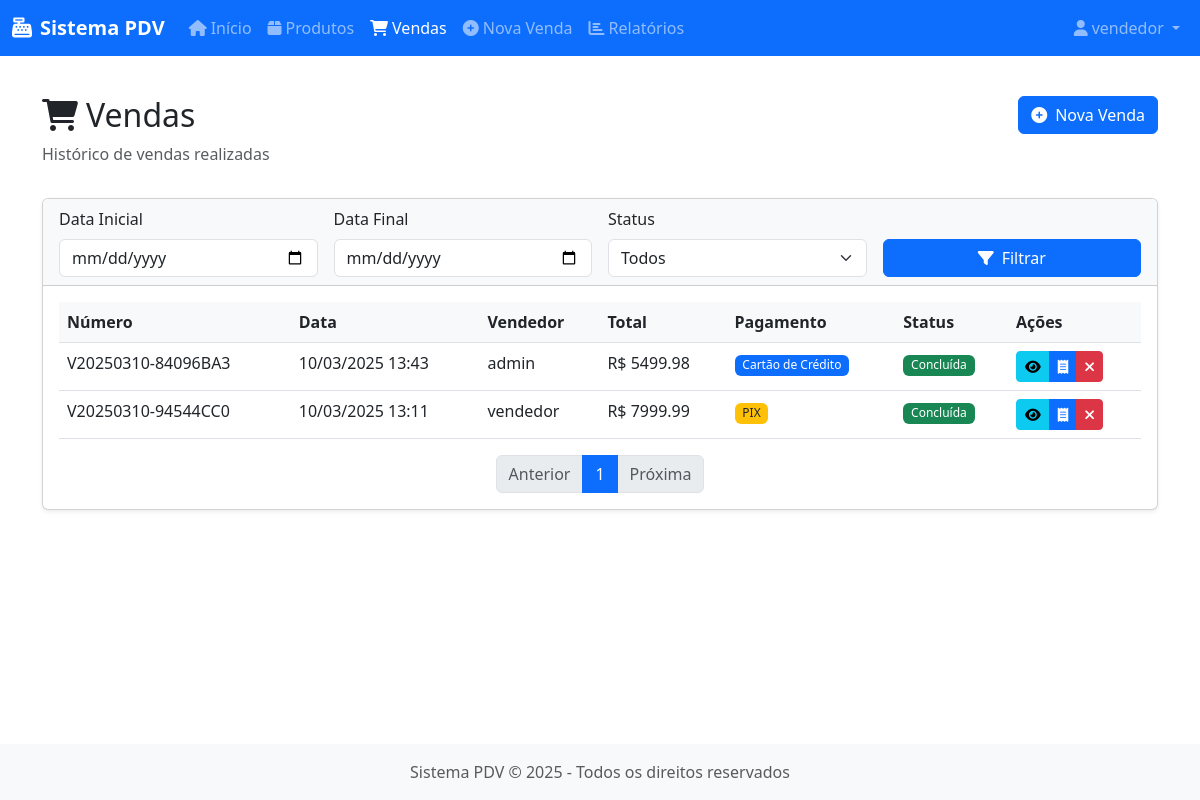
The page /sales (signed in) on the database its author committed.
### app/models/user.py (models this page shows, shortened)
class User(UserMixin, db.Model):
    __tablename__ = 'users'
    id = db.Column(db.Integer, primary_key=True)
    username = db.Column(db.String(64), unique=True, index=True, nullable=False)
    email = db.Column(db.String(120), unique=True, index=True, nullable=False)
    password_hash = db.Column(db.String(128), nullable=False)
    role = db.Column(db.String(20), default='vendedor')  # 'admin' ou 'vendedor'
    created_at = db.Column(db.DateTime, default=datetime.utcnow)
    last_login = db.Column(db.DateTime, nullable=True)
    active = db.Column(db.Boolean, default=True)
    sales = db.relationship('Sale', backref='seller', lazy='dynamic')
    def is_admin(self):
        return self.role == 'admin'

### app/models/sale.py (models this page shows, shortened)
class Sale(db.Model):
    __tablename__ = 'sales'
    id = db.Column(db.Integer, primary_key=True)
    sale_number = db.Column(db.String(20), unique=True, nullable=False)
    user_id = db.Column(db.Integer, db.ForeignKey('users.id'), nullable=False)
    total_amount = db.Column(db.Float, nullable=False, default=0.0)
    payment_method = db.Column(db.String(20), nullable=False)
    payment_details = db.Column(db.Text, nullable=True)  # JSON com detalhes do pagamento
    status = db.Column(db.String(20), default='concluída')  # 'concluída', 'cancelada', 'pendente'
    created_at = db.Column(db.DateTime, default=datetime.utcnow)
    items = db.relationship('SaleItem', backref='sale', lazy='dynamic', cascade='all, delete-orphan')

### app/routes/sales.py (the view)
@sales.route('/sales')
@login_required
def index():
    page = request.args.get('page', 1, type=int)
    status = request.args.get('status', 'all')
    query = Sale.query
    if status != 'all':
        query = query.filter_by(status=status)
    start_date = request.args.get('start_date')
    end_date = request.args.get('end_date')
    if start_date:
        start_date = datetime.strptime(start_date, '%Y-%m-%d')
        start_date = datetime.combine(start_date, datetime.min.time())
        query = query.filter(Sale.created_at >= start_date)
    if end_date:
        end_date = datetime.strptime(end_date, '%Y-%m-%d')
        end_date = datetime.combine(end_date, datetime.max.time())
        query = query.filter(Sale.created_at <= end_date)
    sales_list = query.order_by(Sale.created_at.desc()).paginate(page=page, per_page=20)
    return render_template('sales/index.html',
                          sales=sales_list,
                          status=status,
                          start_date=request.args.get('start_date', ''),
                          end_date=request.args.get('end_date', ''))

### app/__init__.py (called while the page is built)
def create_app(config_class=Config):
    app = Flask(__name__)
    app.config.from_object(config_class)
    db.init_app(app)
    migrate.init_app(app, db)
    login_manager.init_app(app)
    from app.routes.auth import auth as auth_blueprint
    app.register_blueprint(auth_blueprint)
    from app.routes.main import main as main_blueprint
    app.register_blueprint(main_blueprint)
    from app.routes.products import products as products_blueprint
    app.register_blueprint(products_blueprint)
    from app.routes.sales import sales as sales_blueprint
    app.register_blueprint(sales_blueprint)
    from app.routes.reports import reports as reports_blueprint
    app.register_blueprint(reports_blueprint)
    @app.context_processor
    def inject_now():
        return {'now': datetime.utcnow()}
    with app.app_context():
        db.create_all()
    return app

### app/models/user.py (called while the page is built)
@login_manager.user_loader
def load_user(user_id):
    return User.query.get(int(user_id))

### app/templates/sales/index.html (shortened to what this page needs)
{% extends "base.html" %}
{% block content %}
<div class="row mb-3">
    <div class="col">
        <h2><i class="fas fa-shopping-cart me-2"></i>Vendas</h2>
        <p class="text-muted">Histórico de vendas realizadas</p>
    </div>
    <div class="col-auto">
        <a href="{{ url_for('sales.new') }}" class="btn btn-primary">
            <i class="fas fa-plus-circle me-2"></i>Nova Venda
        </a>
    </div>
</div>
<div class="card mb-4">
    <div class="card-header bg-light">
        <form method="GET" action="{{ url_for('sales.index') }}" class="row g-3">
            <div class="col-md-3">
                <label for="start_date" class="form-label">Data Inicial</label>
                <input type="date" class="form-control" id="start_date" name="start_date" value="{{ start_date }}">
            </div>
            <div class="col-md-3">
                <label for="end_date" class="form-label">Data Final</label>
                <input type="date" class="form-control" id="end_date" name="end_date" value="{{ end_date }}">
            </div>
            <div class="col-md-3">
                <label for="status" class="form-label">Status</label>
                <select class="form-select" id="status" name="status">
                    <option value="all" {% if status == 'all' %}selected{% endif %}>Todos</option>
                </select>
            </div>
            <div class="col-md-3 d-flex align-items-end">
                <button type="submit" class="btn btn-primary w-100">
                    <i class="fas fa-filter me-2"></i>Filtrar
                </button>
            </div>
        </form>
    </div>
    <div class="card-body">
        {% if sales.items %}
        <div class="table-responsive">
            <table class="table table-hover">
                <thead>
                    <tr>
                        <th>Número</th>
                        <th>Data</th>
                        <th>Vendedor</th>
                        <th>Total</th>
                        <th>Pagamento</th>
                        <th>Status</th>
                        <th>Ações</th>
                    </tr>
                </thead>
                <tbody>
                    {% for sale in sales.items %}
                    <tr>
                        <td>{{ sale.sale_number }}</td>
                        <td>{{ sale.created_at.strftime('%d/%m/%Y %H:%M') }}</td>
                        <td>{{ sale.seller.username }}</td>
                        <td>R$ {{ "%.2f"|format(sale.total_amount) }}</td>
                        <td>
                            {% if sale.payment_method == 'dinheiro' %}
                            <span class="badge bg-success">Dinheiro</span>
                            {% elif sale.payment_method == 'cartao_credito' %}
                            <span class="badge bg-primary">Cartão de Crédito</span>
                            {% elif sale.payment_method == 'cartao_debito' %}
                            <span class="badge bg-info">Cartão de Débito</span>
                            {% elif sale.payment_method == 'pix' %}
                            <span class="badge bg-warning text-dark">PIX</span>
                            {% else %}
                            <span class="badge bg-secondary">{{ sale.payment_method }}</span>
                            {% endif %}
                        </td>
                        <td>
                            {% if sale.status == 'concluída' %}
                            <span class="badge bg-success">Concluída</span>
                            {% elif sale.status == 'cancelada' %}
                            <span class="badge bg-danger">Cancelada</span>
                            {% elif sale.status == 'pendente' %}
                            <span class="badge bg-warning text-dark">Pendente</span>
                            {% endif %}
                        </td>
                        <td>
                            <div class="btn-group btn-group-sm">
                                <a href="{{ url_for('sales.show', sale_id=sale.id) }}" class="btn btn-info" title="Detalhes">
                                    <i class="fas fa-eye"></i>
                                </a>
                                <a href="{{ url_for('sales.receipt', sale_id=sale.id) }}" class="btn btn-primary" title="Recibo">
                                    <i class="fas fa-receipt"></i>
                                </a>
                                {% if sale.status != 'cancelada' %}
                                <button type="button" class="btn btn-danger" title="Cancelar" onclick="confirmCancel({{ sale.id }})">
                                    <i class="fas fa-times"></i>
                                </button>
                                {% endif %}
                            </div>
                        </td>
                    </tr>
                    {% endfor %}
                </tbody>
            </table>
        </div>
        <nav aria-label="Navegação de páginas">
            <ul class="pagination justify-content-center">
                {% if sales.has_prev %}
                <li class="page-item">
                    <a class="page-link" href="{{ url_for('sales.index', page=sales.prev_num, status=status, start_date=start_date, end_date=end_date) }}">Anterior</a>
                </li>
                {% else %}
                <li class="page-item disabled">
                    <span class="page-link">Anterior</span>
                </li>
                {% endif %}
                {% for page_num in sales.iter_pages(left_edge=1, right_edge=1, left_current=2, right_current=2) %}
                    {% if page_num %}
                        {% if page_num == sales.page %}
                        <li class="page-item active">
                            <span class="page-link">{{ page_num }}</span>
                        </li>
                        {% else %}
                        <li class="page-item">
                            <a class="page-link" href="{{ url_for('sales.index', page=page_num, status=status, start_date=start_date, end_date=end_date) }}">{{ page_num }}</a>
                        </li>
                        {% endif %}
                    {% else %}
                    <li class="page-item disabled">
                        <span class="page-link">...</span>
                    </li>
                    {% endif %}
                {% endfor %}
                {% if sales.has_next %}
                <li class="page-item">
                    <a class="page-link" href="{{ url_for('sales.index', page=sales.next_num, status=status, start_date=start_date, end_date=end_date) }}">Próxima</a>
                </li>
                {% else %}
                <li class="page-item disabled">
                    <span class="page-link">Próxima</span>
                </li>
                {% endif %}
            </ul>
        </nav>
        {% else %}
        <div class="alert alert-info">
            <i class="fas fa-info-circle me-2"></i>Nenhuma venda encontrada com os filtros selecionados.
        </div>
        {% endif %}
    </div>
</div>
{% endblock %}

### app/templates/base.html (shortened to what this page needs)
<!DOCTYPE html>
<html lang="pt-br">
<head>
    <link href="https://cdn.jsdelivr.net/npm/bootstrap@5.3.0-alpha1/dist/css/bootstrap.min.css" rel="stylesheet">
    <link rel="stylesheet" href="https://cdnjs.cloudflare.com/ajax/libs/font-awesome/6.0.0/css/all.min.css">
    <link rel="stylesheet" href="{{ url_for('static', filename='css/style.css') }}">
</head>
<body>
    {% if current_user.is_authenticated %}
    <nav class="navbar navbar-expand-lg navbar-dark bg-primary">
        <div class="container-fluid">
            <a class="navbar-brand" href="{{ url_for('main.index') }}">
                <i class="fas fa-cash-register me-2"></i>Sistema PDV
            </a>
            <div class="collapse navbar-collapse" id="navbarNav">
                <ul class="navbar-nav me-auto">
                    <li class="nav-item">
                        <a class="nav-link" href="{{ url_for('main.index') }}">
                            <i class="fas fa-home me-1"></i>Início
                        </a>
                    </li>
                    <li class="nav-item">
                        <a class="nav-link" href="{{ url_for('products.index') }}">
                            <i class="fas fa-box me-1"></i>Produtos
                        </a>
                    </li>
                    <li class="nav-item">
                        <a class="nav-link" href="{{ url_for('sales.index') }}">
                            <i class="fas fa-shopping-cart me-1"></i>Vendas
                        </a>
                    </li>
                    <li class="nav-item">
                        <a class="nav-link" href="{{ url_for('sales.new') }}">
                            <i class="fas fa-plus-circle me-1"></i>Nova Venda
                        </a>
                    </li>
                    <li class="nav-item">
                        <a class="nav-link" href="{{ url_for('reports.index') }}">
                            <i class="fas fa-chart-bar me-1"></i>Relatórios
                        </a>
                    </li>
                </ul>
                <ul class="navbar-nav">
                    <li class="nav-item dropdown">
                        <a class="nav-link dropdown-toggle" href="#" id="userDropdown" role="button" data-bs-toggle="dropdown">
                            <i class="fas fa-user me-1"></i>{{ current_user.username }}
                        </a>
                    </li>
                </ul>
            </div>
        </div>
    </nav>
    {% endif %}
    <main class="container py-4">
        {% block content %}{% endblock %}
    </main>
    <footer class="footer mt-auto py-3 bg-light">
        <div class="container text-center">
            <span class="text-muted">Sistema PDV &copy; {{ now.year }} - Todos os direitos reservados</span>
        </div>
    </footer>
</body>
</html>

### app/static/css/style.css (style rules this page uses)
body { min-height: 100vh; display: flex; flex-direction: column; }
main { flex: 1; }
.navbar-brand { font-weight: bold; }
.card { box-shadow: 0 0.125rem 0.25rem rgba(0, 0, 0, 0.075); margin-bottom: 1.5rem; }
.card-header { font-weight: 500; }
.table th { background-color: #f8f9fa; }
.form-label { font-weight: 500; }
.badge { font-weight: 500; }
.pagination { margin-bottom: 0; }

### rows shown on the page
User: username "vendedor"
Sale: sale_number "V20250310-84096BA3", created_at "10/03/2025 13:43", seller.username "admin", total_amount "5499.98", payment_method "Cartão de Crédito", status "Concluída"
Sale: sale_number "V20250310-94544CC0", created_at "10/03/2025 13:11", seller.username "vendedor", total_amount "7999.99", payment_method "PIX", status "Concluída"

### other values the page prints
{{ page_num }} "1"
